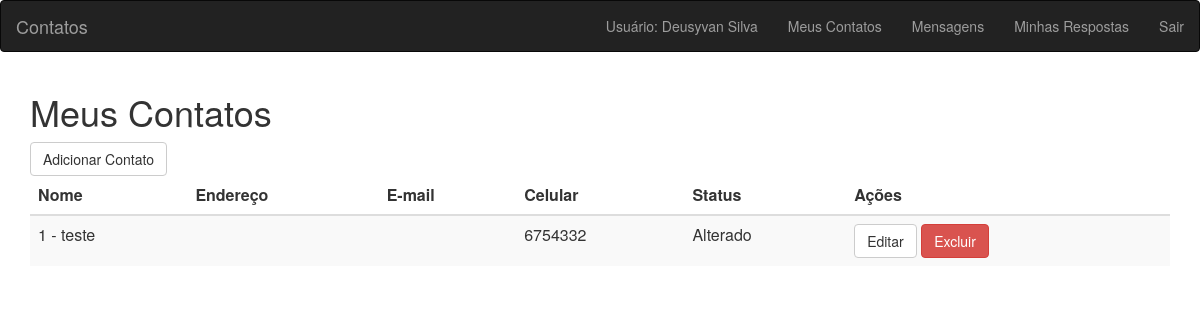
/meus-contatos.php (signed in), run on the app's committed database.
### tables this page shows
CREATE TABLE `contatos` (
  `id` int(11) NOT NULL,
  `nome` varchar(100) DEFAULT NULL,
  `graduacao` varchar(100) DEFAULT NULL,
  `om` varchar(100) DEFAULT NULL,
  `genero` varchar(45) DEFAULT NULL,
  `endereco` varchar(300) DEFAULT NULL,
  `email1` varchar(100) DEFAULT NULL,
  `email2` varchar(100) DEFAULT NULL,
  `email3` varchar(100) DEFAULT NULL,
  `mobile` varchar(100) DEFAULT NULL,
  `pager` varchar(100) DEFAULT NULL,
  `endereco2` varchar(300) DEFAULT NULL,
  `endereco3` varchar(300) DEFAULT NULL,
  `endereco4` varchar(400) DEFAULT NULL,
  `cidade` varchar(100) DEFAULT NULL,
  `estado` varchar(100) DEFAULT NULL,
  `pais` varchar(100) DEFAULT NULL,
  `outro_fone` varchar(45) DEFAULT NULL,
  `categoria` varchar(300) DEFAULT NULL,
  `id_grupo` int(11) DEFAULT NULL COMMENT 'Refere-se ao campo categoria de contatos',
  `id_usuario` int(11) DEFAULT NULL,
  `id_status` int(11) DEFAULT NULL,
  `id_graduacao` int(11) DEFAULT NULL,
  `id_om` int(11) DEFAULT NULL,
  `id_cidade` int(11) DEFAULT NULL
);

### classes/contatos.class.php (called while the page is built, shortened)
<?php
class Contatos{
    public function getMeusContatos(){
        global $pdo;
        $array = array();
        $sql = $pdo->prepare("SELECT *,(select status.nome_status from status where status.id = contatos.id_status) as status FROM contatos where id_usuario  = :id_usuario
                                AND id_status BETWEEN 2 AND 13 OR id_usuario  = :id_usuario AND id_status is null order by id_status desc");
        $sql->bindValue(":id_usuario", $_SESSION['cLogin']);
        $sql->execute();
        if ($sql->rowCount() > 0){
            $array = $sql->fetchAll();
        }
        return $array;
    }
}

### meus-contatos.php (the view, shortened to what this page needs)
<?php require 'pages/header.php'; ?>
 	<div class="container">
		<h1>Meus Contatos</h1>
		<a href="add-contatos.php" class="btn btn-default">Adicionar Contato</a>
		<table class="table table-striped">
			<thead>
				<tr>
					<th>Nome</th>
					<th>Endereço</th>
					<th>E-mail</th>
					<th>Celular</th>
					<th>Status</th>
					<th>Ações</th>
				</tr>
			</thead>
			<?php
			require 'classes/contatos.class.php';
			$c = new Contatos();
			$contatos = $c->getMeusContatos();
			foreach ($contatos as $contato):
			?>
			<tr>
				<td><?php echo $contato['nome']; ?></td>
				<td><?php echo $contato['endereco']; ?></td>
				<td><?php echo $contato['email1']; ?></td>
				<td><?php echo $contato['mobile']; ?></td>
				<td><?php echo $contato['status']; ?></td>
				<td>
					<a href="editar-contato.php?id=<?php echo $contato['id']; ?>" class="btn btn-default">Editar</a>
					<a href="excluir-contato.php?id=<?php echo $contato['id']; ?>" class="btn btn-danger">Excluir</a>
				</td>
			</tr>
			<?php endforeach; ?>
		</table>
	</div>
 <?php require 'pages/footer.php';?>

### pages/header.php (shortened to what this page needs)
<html>
<head>
	<link rel="stylesheet" href="assets/css/bootstrap.min.css" />
	<link rel="stylesheet" href="assets/css/style.css" />
	<link rel="stylesheet" href="assets/css/sweetalert.css" />
</head>
<body>
	<nav class="navbar navbar-inverse">
		<div class="container-fluid">
			<div class="navbar-header">
				<a href="./" class="navbar-brand">Contatos</a>
			</div>
			<ul class="nav navbar-nav navbar-right">
				<?php if (isset($_SESSION['cLogin']) && !empty($_SESSION['cLogin'])):?>
    				<li><a href="#">Usuário: <?php echo $_SESSION['cNome']; ?></a></li>
    				<li><a href="meus-contatos.php">Meus Contatos</a></li>
    				<li><a href="minhas-mensagens.php">Mensagens</a></li>
    				<li><a href="minhas-respostas.php">Minhas Respostas</a></li>
    				<li><a href="sair.php">Sair</a></li>
    			<?php  else:?>
        			<li><a href="cadastre-se.php">Cadastre-se</a></li>
        			<li><a href="login.php">Login</a></li>
    			<?php endif; ?>
			</ul>
		</div>
	</nav>

### data on the page
contatos: nome "1 - teste", mobile "6754332", status "Alterado"

### other printed values
$_SESSION['cNome'] "Deusyvan Silva"
